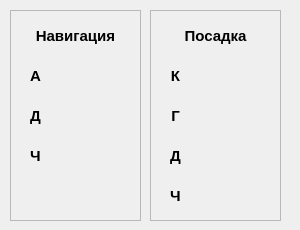
<?xml version="1.0" encoding="UTF-8"?>
<ui version="4.0">
 <class>MainWindow</class>
 <widget class="QMainWindow" name="MainWindow">
  <property name="enabled">
   <bool>true</bool>
  </property>
  <property name="geometry">
   <rect>
    <x>0</x>
    <y>0</y>
    <width>300</width>
    <height>230</height>
   </rect>
  </property>
  <property name="minimumSize">
   <size>
    <width>300</width>
    <height>230</height>
   </size>
  </property>
  <property name="maximumSize">
   <size>
    <width>300</width>
    <height>230</height>
   </size>
  </property>
  <property name="windowTitle">
   <string>ВНИИРА</string>
  </property>
  <widget class="QWidget" name="centralWidget">
   <property name="enabled">
    <bool>true</bool>
   </property>
   <widget class="QFrame" name="LND">
    <property name="geometry">
     <rect>
      <x>150</x>
      <y>10</y>
      <width>131</width>
      <height>211</height>
     </rect>
    </property>
    <property name="frameShape">
     <enum>QFrame::StyledPanel</enum>
    </property>
    <property name="frameShadow">
     <enum>QFrame::Raised</enum>
    </property>
    <widget class="QLabel" name="LND_CH">
     <property name="geometry">
      <rect>
       <x>10</x>
       <y>170</y>
       <width>31</width>
       <height>31</height>
      </rect>
     </property>
     <property name="font">
      <font>
       <pointsize>11</pointsize>
       <weight>75</weight>
       <bold>true</bold>
      </font>
     </property>
     <property name="layoutDirection">
      <enum>Qt::LeftToRight</enum>
     </property>
     <property name="styleSheet">
      <string notr="true">;</string>
     </property>
     <property name="text">
      <string>Ч</string>
     </property>
     <property name="alignment">
      <set>Qt::AlignCenter</set>
     </property>
    </widget>
    <widget class="QLabel" name="LND_label">
     <property name="geometry">
      <rect>
       <x>10</x>
       <y>10</y>
       <width>111</width>
       <height>31</height>
      </rect>
     </property>
     <property name="font">
      <font>
       <pointsize>11</pointsize>
       <weight>75</weight>
       <bold>true</bold>
      </font>
     </property>
     <property name="layoutDirection">
      <enum>Qt::LeftToRight</enum>
     </property>
     <property name="styleSheet">
      <string notr="true"/>
     </property>
     <property name="text">
      <string>Посадка</string>
     </property>
     <property name="alignment">
      <set>Qt::AlignCenter</set>
     </property>
    </widget>
    <widget class="QLabel" name="LND_G">
     <property name="geometry">
      <rect>
       <x>10</x>
       <y>90</y>
       <width>31</width>
       <height>31</height>
      </rect>
     </property>
     <property name="font">
      <font>
       <pointsize>11</pointsize>
       <weight>75</weight>
       <bold>true</bold>
      </font>
     </property>
     <property name="statusTip">
      <string/>
     </property>
     <property name="layoutDirection">
      <enum>Qt::LeftToRight</enum>
     </property>
     <property name="styleSheet">
      <string notr="true"> ;</string>
     </property>
     <property name="text">
      <string>Г</string>
     </property>
     <property name="alignment">
      <set>Qt::AlignCenter</set>
     </property>
    </widget>
    <widget class="QLabel" name="LND_D">
     <property name="geometry">
      <rect>
       <x>10</x>
       <y>130</y>
       <width>31</width>
       <height>31</height>
      </rect>
     </property>
     <property name="font">
      <font>
       <pointsize>11</pointsize>
       <weight>75</weight>
       <bold>true</bold>
      </font>
     </property>
     <property name="layoutDirection">
      <enum>Qt::LeftToRight</enum>
     </property>
     <property name="styleSheet">
      <string notr="true"/>
     </property>
     <property name="text">
      <string>Д</string>
     </property>
     <property name="alignment">
      <set>Qt::AlignCenter</set>
     </property>
    </widget>
    <widget class="QLabel" name="LND_K">
     <property name="geometry">
      <rect>
       <x>10</x>
       <y>50</y>
       <width>31</width>
       <height>31</height>
      </rect>
     </property>
     <property name="font">
      <font>
       <pointsize>11</pointsize>
       <weight>75</weight>
       <bold>true</bold>
      </font>
     </property>
     <property name="layoutDirection">
      <enum>Qt::LeftToRight</enum>
     </property>
     <property name="styleSheet">
      <string notr="true"/>
     </property>
     <property name="text">
      <string>К</string>
     </property>
     <property name="alignment">
      <set>Qt::AlignCenter</set>
     </property>
    </widget>
   </widget>
   <widget class="QFrame" name="NAV">
    <property name="enabled">
     <bool>true</bool>
    </property>
    <property name="geometry">
     <rect>
      <x>10</x>
      <y>10</y>
      <width>131</width>
      <height>211</height>
     </rect>
    </property>
    <property name="frameShape">
     <enum>QFrame::StyledPanel</enum>
    </property>
    <property name="frameShadow">
     <enum>QFrame::Raised</enum>
    </property>
    <widget class="QLabel" name="NAV_label">
     <property name="geometry">
      <rect>
       <x>10</x>
       <y>10</y>
       <width>111</width>
       <height>31</height>
      </rect>
     </property>
     <property name="font">
      <font>
       <pointsize>11</pointsize>
       <weight>75</weight>
       <bold>true</bold>
      </font>
     </property>
     <property name="contextMenuPolicy">
      <enum>Qt::NoContextMenu</enum>
     </property>
     <property name="layoutDirection">
      <enum>Qt::LeftToRight</enum>
     </property>
     <property name="styleSheet">
      <string notr="true"/>
     </property>
     <property name="text">
      <string>Навигация</string>
     </property>
     <property name="alignment">
      <set>Qt::AlignCenter</set>
     </property>
    </widget>
    <widget class="QLabel" name="NAV_D">
     <property name="geometry">
      <rect>
       <x>10</x>
       <y>90</y>
       <width>31</width>
       <height>31</height>
      </rect>
     </property>
     <property name="font">
      <font>
       <pointsize>11</pointsize>
       <weight>75</weight>
       <bold>true</bold>
      </font>
     </property>
     <property name="layoutDirection">
      <enum>Qt::LeftToRight</enum>
     </property>
     <property name="styleSheet">
      <string notr="true"/>
     </property>
     <property name="text">
      <string>Д</string>
     </property>
     <property name="alignment">
      <set>Qt::AlignCenter</set>
     </property>
    </widget>
    <widget class="QLabel" name="NAV_CH">
     <property name="geometry">
      <rect>
       <x>10</x>
       <y>130</y>
       <width>31</width>
       <height>31</height>
      </rect>
     </property>
     <property name="font">
      <font>
       <pointsize>11</pointsize>
       <weight>75</weight>
       <bold>true</bold>
      </font>
     </property>
     <property name="layoutDirection">
      <enum>Qt::LeftToRight</enum>
     </property>
     <property name="styleSheet">
      <string notr="true"/>
     </property>
     <property name="text">
      <string>Ч</string>
     </property>
     <property name="alignment">
      <set>Qt::AlignCenter</set>
     </property>
    </widget>
    <widget class="QLabel" name="NAV_A">
     <property name="geometry">
      <rect>
       <x>10</x>
       <y>50</y>
       <width>31</width>
       <height>31</height>
      </rect>
     </property>
     <property name="font">
      <font>
       <pointsize>11</pointsize>
       <weight>75</weight>
       <bold>true</bold>
      </font>
     </property>
     <property name="layoutDirection">
      <enum>Qt::LeftToRight</enum>
     </property>
     <property name="styleSheet">
      <string notr="true"/>
     </property>
     <property name="text">
      <string>А</string>
     </property>
     <property name="alignment">
      <set>Qt::AlignCenter</set>
     </property>
    </widget>
    <zorder>NAV_CH</zorder>
    <zorder>NAV_A</zorder>
    <zorder>NAV_label</zorder>
    <zorder>NAV_D</zorder>
   </widget>
   <widget class="QLabel" name="text_lnd_k">
    <property name="geometry">
     <rect>
      <x>210</x>
      <y>70</y>
      <width>47</width>
      <height>13</height>
     </rect>
    </property>
    <property name="text">
     <string/>
    </property>
   </widget>
   <widget class="QLabel" name="text_lnd_g">
    <property name="geometry">
     <rect>
      <x>210</x>
      <y>110</y>
      <width>47</width>
      <height>13</height>
     </rect>
    </property>
    <property name="text">
     <string/>
    </property>
   </widget>
   <widget class="QLabel" name="text_lnd_d">
    <property name="geometry">
     <rect>
      <x>210</x>
      <y>150</y>
      <width>47</width>
      <height>13</height>
     </rect>
    </property>
    <property name="text">
     <string/>
    </property>
   </widget>
   <widget class="QLabel" name="text_lnd_ch">
    <property name="geometry">
     <rect>
      <x>210</x>
      <y>190</y>
      <width>47</width>
      <height>13</height>
     </rect>
    </property>
    <property name="text">
     <string/>
    </property>
   </widget>
   <widget class="QLabel" name="text_nav_d">
    <property name="geometry">
     <rect>
      <x>60</x>
      <y>110</y>
      <width>47</width>
      <height>13</height>
     </rect>
    </property>
    <property name="text">
     <string/>
    </property>
   </widget>
   <widget class="QLabel" name="text_nav_a">
    <property name="geometry">
     <rect>
      <x>60</x>
      <y>70</y>
      <width>47</width>
      <height>13</height>
     </rect>
    </property>
    <property name="styleSheet">
     <string notr="true"/>
    </property>
    <property name="text">
     <string/>
    </property>
   </widget>
   <widget class="QLabel" name="text_nav_ch">
    <property name="geometry">
     <rect>
      <x>60</x>
      <y>150</y>
      <width>47</width>
      <height>13</height>
     </rect>
    </property>
    <property name="text">
     <string/>
    </property>
   </widget>
  </widget>
 </widget>
 <layoutdefault spacing="6" margin="11"/>
 <resources/>
 <connections/>
</ui>
